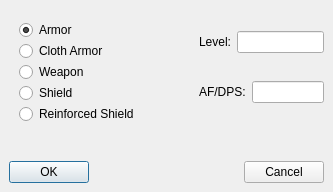
<?xml version="1.0" encoding="UTF-8"?>
<!--suppress ALL -->
<ui version="4.0">
 <comment>
Python:#Import the Custom Widgets
Python:from SearchingCombo import *
</comment>
 <class>B_ItemLevel</class>
 <widget class="QDialog" name="B_ItemLevel">
  <property name="geometry">
   <rect>
    <x>0</x>
    <y>0</y>
    <width>333</width>
    <height>192</height>
   </rect>
  </property>
  <property name="windowTitle">
   <string>Item Level</string>
  </property>
  <layout class="QHBoxLayout">
   <property name="spacing">
    <number>6</number>
   </property>
   <property name="margin">
    <number>9</number>
   </property>
   <item>
    <layout class="QVBoxLayout">
     <property name="spacing">
      <number>6</number>
     </property>
     <property name="margin">
      <number>0</number>
     </property>
     <item>
      <layout class="QHBoxLayout">
       <property name="spacing">
        <number>6</number>
       </property>
       <property name="margin">
        <number>0</number>
       </property>
       <item>
        <widget class="QFrame" name="ButtonGroup3">
         <property name="sizePolicy">
          <sizepolicy hsizetype="Expanding" vsizetype="Expanding">
           <horstretch>0</horstretch>
           <verstretch>0</verstretch>
          </sizepolicy>
         </property>
         <property name="minimumSize">
          <size>
           <width>180</width>
           <height>130</height>
          </size>
         </property>
         <property name="baseSize">
          <size>
           <width>0</width>
           <height>0</height>
          </size>
         </property>
         <widget class="QWidget" name="verticalLayout">
          <property name="geometry">
           <rect>
            <x>10</x>
            <y>10</y>
            <width>160</width>
            <height>111</height>
           </rect>
          </property>
          <layout class="QVBoxLayout">
           <property name="spacing">
            <number>0</number>
           </property>
           <property name="margin">
            <number>0</number>
           </property>
           <item>
            <widget class="QRadioButton" name="Armor">
             <property name="text">
              <string>Armor</string>
             </property>
             <property name="checked">
              <bool>true</bool>
             </property>
            </widget>
           </item>
           <item>
            <widget class="QRadioButton" name="ClothArmor">
             <property name="text">
              <string>Cloth Armor</string>
             </property>
            </widget>
           </item>
           <item>
            <widget class="QRadioButton" name="Weapon">
             <property name="text">
              <string>Weapon</string>
             </property>
            </widget>
           </item>
           <item>
            <widget class="QRadioButton" name="Shield">
             <property name="text">
              <string>Shield</string>
             </property>
            </widget>
           </item>
           <item>
            <widget class="QRadioButton" name="ReinforcedShield">
             <property name="text">
              <string>Reinforced Shield</string>
             </property>
            </widget>
           </item>
          </layout>
         </widget>
        </widget>
       </item>
       <item>
        <spacer>
         <property name="orientation">
          <enum>Qt::Horizontal</enum>
         </property>
         <property name="sizeType">
          <enum>QSizePolicy::Expanding</enum>
         </property>
         <property name="sizeHint" stdset="0">
          <size>
           <width>40</width>
           <height>20</height>
          </size>
         </property>
        </spacer>
       </item>
       <item>
        <layout class="QVBoxLayout">
         <property name="spacing">
          <number>6</number>
         </property>
         <property name="margin">
          <number>0</number>
         </property>
         <item>
          <layout class="QHBoxLayout">
           <property name="spacing">
            <number>6</number>
           </property>
           <property name="margin">
            <number>0</number>
           </property>
           <item>
            <widget class="QLabel" name="LevelLabel">
             <property name="text">
              <string>Level:</string>
             </property>
            </widget>
           </item>
           <item>
            <widget class="QLineEdit" name="Level">
             <property name="sizePolicy">
              <sizepolicy hsizetype="Maximum" vsizetype="Fixed">
               <horstretch>0</horstretch>
               <verstretch>0</verstretch>
              </sizepolicy>
             </property>
             <property name="minimumSize">
              <size>
               <width>52</width>
               <height>0</height>
              </size>
             </property>
             <property name="alignment">
              <set>Qt::AlignRight</set>
             </property>
            </widget>
           </item>
          </layout>
         </item>
         <item>
          <layout class="QHBoxLayout">
           <property name="spacing">
            <number>6</number>
           </property>
           <property name="margin">
            <number>0</number>
           </property>
           <item>
            <widget class="QLabel" name="AFDPSLabel">
             <property name="text">
              <string>AF/DPS:</string>
             </property>
            </widget>
           </item>
           <item>
            <widget class="QLineEdit" name="AFDPS">
             <property name="minimumSize">
              <size>
               <width>58</width>
               <height>0</height>
              </size>
             </property>
             <property name="alignment">
              <set>Qt::AlignRight</set>
             </property>
            </widget>
           </item>
          </layout>
         </item>
         <item>
          <widget class="SearchingCombo" name="ShieldType" native="true">
           <property name="sizePolicy">
            <sizepolicy hsizetype="Maximum" vsizetype="Maximum">
             <horstretch>0</horstretch>
             <verstretch>0</verstretch>
            </sizepolicy>
           </property>
          </widget>
         </item>
        </layout>
       </item>
      </layout>
     </item>
     <item>
      <layout class="QHBoxLayout">
       <property name="spacing">
        <number>6</number>
       </property>
       <property name="margin">
        <number>0</number>
       </property>
       <item>
        <widget class="QPushButton" name="OK">
         <property name="text">
          <string>OK</string>
         </property>
        </widget>
       </item>
       <item>
        <spacer>
         <property name="orientation">
          <enum>Qt::Horizontal</enum>
         </property>
         <property name="sizeHint" stdset="0">
          <size>
           <width>40</width>
           <height>20</height>
          </size>
         </property>
        </spacer>
       </item>
       <item>
        <widget class="QPushButton" name="Cancel">
         <property name="text">
          <string>Cancel</string>
         </property>
        </widget>
       </item>
      </layout>
     </item>
    </layout>
   </item>
  </layout>
 </widget>
 <pixmapfunction>qPixmapFromMimeSource</pixmapfunction>
 <customwidgets>
  <customwidget>
   <class>SearchingCombo</class>
   <extends>QWidget</extends>
   <header>SearchingCombo.h</header>
   <container>1</container>
  </customwidget>
 </customwidgets>
 <resources/>
 <connections>
  <connection>
   <sender>Armor</sender>
   <signal>clicked()</signal>
   <receiver>B_ItemLevel</receiver>
   <slot>TypeChanged()</slot>
   <hints>
    <hint type="sourcelabel">
     <x>20</x>
     <y>20</y>
    </hint>
    <hint type="destinationlabel">
     <x>20</x>
     <y>20</y>
    </hint>
   </hints>
  </connection>
  <connection>
   <sender>ClothArmor</sender>
   <signal>clicked()</signal>
   <receiver>B_ItemLevel</receiver>
   <slot>TypeChanged()</slot>
   <hints>
    <hint type="sourcelabel">
     <x>20</x>
     <y>20</y>
    </hint>
    <hint type="destinationlabel">
     <x>20</x>
     <y>20</y>
    </hint>
   </hints>
  </connection>
  <connection>
   <sender>Weapon</sender>
   <signal>clicked()</signal>
   <receiver>B_ItemLevel</receiver>
   <slot>TypeChanged()</slot>
   <hints>
    <hint type="sourcelabel">
     <x>20</x>
     <y>20</y>
    </hint>
    <hint type="destinationlabel">
     <x>20</x>
     <y>20</y>
    </hint>
   </hints>
  </connection>
  <connection>
   <sender>Shield</sender>
   <signal>clicked()</signal>
   <receiver>B_ItemLevel</receiver>
   <slot>TypeChanged()</slot>
   <hints>
    <hint type="sourcelabel">
     <x>20</x>
     <y>20</y>
    </hint>
    <hint type="destinationlabel">
     <x>20</x>
     <y>20</y>
    </hint>
   </hints>
  </connection>
  <connection>
   <sender>ReinforcedShield</sender>
   <signal>clicked()</signal>
   <receiver>B_ItemLevel</receiver>
   <slot>TypeChanged()</slot>
   <hints>
    <hint type="sourcelabel">
     <x>20</x>
     <y>20</y>
    </hint>
    <hint type="destinationlabel">
     <x>20</x>
     <y>20</y>
    </hint>
   </hints>
  </connection>
  <connection>
   <sender>Level</sender>
   <signal>textChanged(const QString&amp;)</signal>
   <receiver>B_ItemLevel</receiver>
   <slot>LevelChanged(const QString&amp;)</slot>
   <hints>
    <hint type="sourcelabel">
     <x>20</x>
     <y>20</y>
    </hint>
    <hint type="destinationlabel">
     <x>20</x>
     <y>20</y>
    </hint>
   </hints>
  </connection>
  <connection>
   <sender>Level</sender>
   <signal>lostFocus()</signal>
   <receiver>B_ItemLevel</receiver>
   <slot>LevelDone()</slot>
   <hints>
    <hint type="sourcelabel">
     <x>20</x>
     <y>20</y>
    </hint>
    <hint type="destinationlabel">
     <x>20</x>
     <y>20</y>
    </hint>
   </hints>
  </connection>
  <connection>
   <sender>AFDPS</sender>
   <signal>textChanged(const QString&amp;)</signal>
   <receiver>B_ItemLevel</receiver>
   <slot>AFDPSChanged(const QString&amp;)</slot>
   <hints>
    <hint type="sourcelabel">
     <x>20</x>
     <y>20</y>
    </hint>
    <hint type="destinationlabel">
     <x>20</x>
     <y>20</y>
    </hint>
   </hints>
  </connection>
  <connection>
   <sender>AFDPS</sender>
   <signal>lostFocus()</signal>
   <receiver>B_ItemLevel</receiver>
   <slot>AFDPSDone()</slot>
   <hints>
    <hint type="sourcelabel">
     <x>20</x>
     <y>20</y>
    </hint>
    <hint type="destinationlabel">
     <x>20</x>
     <y>20</y>
    </hint>
   </hints>
  </connection>
  <connection>
   <sender>ShieldType</sender>
   <signal>activated(const QString&amp;)</signal>
   <receiver>B_ItemLevel</receiver>
   <slot>ShieldChanged(const QString&amp;)</slot>
   <hints>
    <hint type="sourcelabel">
     <x>20</x>
     <y>20</y>
    </hint>
    <hint type="destinationlabel">
     <x>20</x>
     <y>20</y>
    </hint>
   </hints>
  </connection>
  <connection>
   <sender>OK</sender>
   <signal>clicked()</signal>
   <receiver>B_ItemLevel</receiver>
   <slot>OkClicked()</slot>
   <hints>
    <hint type="sourcelabel">
     <x>20</x>
     <y>20</y>
    </hint>
    <hint type="destinationlabel">
     <x>20</x>
     <y>20</y>
    </hint>
   </hints>
  </connection>
  <connection>
   <sender>Cancel</sender>
   <signal>clicked()</signal>
   <receiver>B_ItemLevel</receiver>
   <slot>CancelClicked()</slot>
   <hints>
    <hint type="sourcelabel">
     <x>20</x>
     <y>20</y>
    </hint>
    <hint type="destinationlabel">
     <x>20</x>
     <y>20</y>
    </hint>
   </hints>
  </connection>
 </connections>
</ui>
